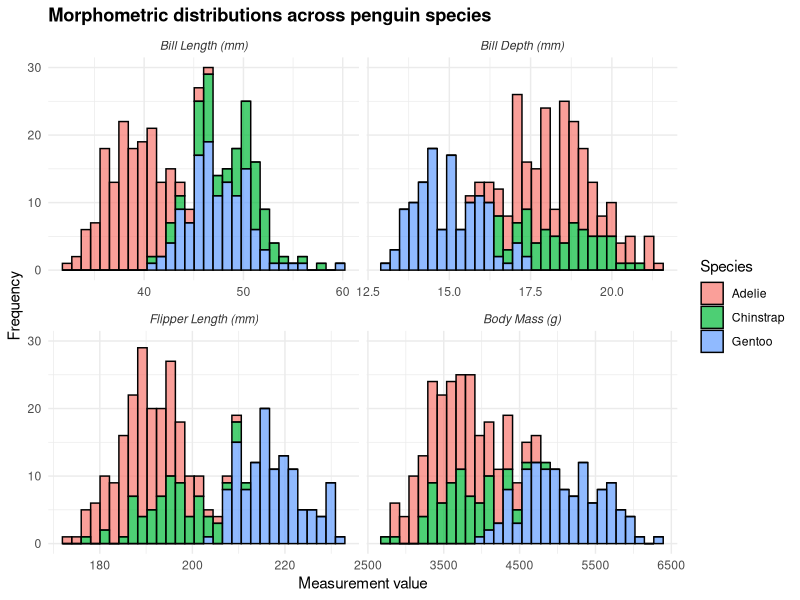

This figure's R source:
## ---- chunk 1
knitr::opts_chunk$set(
  echo = TRUE,
  include = TRUE,
  message = FALSE,
  warning = FALSE)
## ---- chunk 2
#| message: true
#| warning: false
rm(list = ls())
## ---- chunk 3
# in the console:
#   credentials::git_credential_ask()
#   usethis::git_sitrep()

# if error message comes up that default branch is origin when it should be "main", enter this in the console:
#   usethis::git_default_branch_rediscover()

# in the console:
#   usethis::use_git()
#   usethis::use_github()

# in RStudio terminal:
  # git remote add origin https://github.com/katiedyck/MB5370_Module02.git
  # git push -u origin main
  # git push
## ---- chunk 4
library(tidyverse)  # includes `stringr` and `lubridate` packages
library(here)
library(readxl)
library(palmerpenguins)
## ---- chunk 5
#| code-fold: true

table1 <- table1
print(table1)
## ---- chunk 6
#| code-fold: true

table2 <- table2
print(table2)

table3 <- table3
print(table3)
## ---- chunk 7
table1 |> 
  pivot_longer(cols = c("cases", "population"),
               names_to = "case_type",
               values_to = "case_count")
## ---- chunk 8
table2 |> 
  pivot_wider(names_from = "type", values_from = "count")
## ---- chunk 9
billboard <- billboard
billboard
## ---- chunk 10
#| code-fold: true

billboard |> 
  pivot_longer(cols = starts_with("wk"),
               names_to = "week",
               values_to = "rank")
## ---- chunk 11
#| code-fold: true

billboard |> 
  pivot_longer(cols = starts_with("wk"),
               names_to = "week",
               values_to = "rank",
               values_drop_na = TRUE)
## ---- chunk 12
#| code-fold: true

billboard |> 
  pivot_longer(cols = starts_with("wk"),
               names_to = "week",
               values_to = "rank",
               values_drop_na = TRUE,
               names_prefix = "wk") |> 
  mutate(week = as.numeric(week))
## ---- chunk 13
cms_patient_experience <- cms_patient_experience
cms_patient_experience
## ---- chunk 14
#| code-fold: true

cms_patient_experience |> 
  distinct(measure_cd, measure_title)
## ---- chunk 15
#| code-fold: true

cms_patient_experience |> 
  pivot_wider(id_cols = starts_with("org"),   # tells pivot_wider which columns have values that are unique to each row
              names_from = measure_title,
              values_from = prf_rate)
## ---- chunk 16
penguins <- penguins
penguins
## ---- chunk 17
#| code-fold: true

penguins_long <- penguins |> 
  pivot_longer(cols = c(bill_length_mm, bill_depth_mm, flipper_length_mm, body_mass_g),
               names_to = "measurement_type",
               values_to = "value")

penguins_long
## ---- chunk 18
#| code-fold: true

penguins_long |>
  drop_na(value) |>
  mutate(
    # Create a new factor variable with desired labels for facets
    measurement_type_labeled = factor(measurement_type,
      levels = c(
        "bill_length_mm", "bill_depth_mm",
        "flipper_length_mm", "body_mass_g"
      ),
      labels = c(
        "Bill Length (mm)", "Bill Depth (mm)",
        "Flipper Length (mm)", "Body Mass (g)"
      )
    )
  ) |>
  ggplot(aes(x = value, fill = species)) +
  geom_histogram(bins = 30, alpha = 0.7, colour = "black") +
  # Use the new labeled variable for faceting
  facet_wrap(~ measurement_type_labeled, scales = "free_x") +
  theme_minimal() +
  labs(
    title = "Morphometric distributions across penguin species",
    x = "Measurement value",
    y = "Frequency"
  ) +
  theme(
    plot.title = element_text(face = "bold"),
    strip.text = element_text(face = "italic", colour = "grey20")
  ) +
  scale_fill_discrete(name = "Species")
## ---- chunk 19
#| code-fold: true

mass_summary <- penguins |> 
  drop_na(body_mass_g) |> 
  group_by(species, island) |> 
  summarise(mean_mass = mean(body_mass_g))

mass_summary
## ---- chunk 20
#| code-fold: true

mass_matrix <- mass_summary |> 
  pivot_wider(names_from = island,     # which column provides new column headers
              values_from = mean_mass)   # which columns provides values to fill new columns

mass_matrix
# NA values mean no penguins of that species were found on that island
## ---- chunk 21
table3
## ---- chunk 22
#| code-fold: true

table3 |> 
  separate(rate, into = c("cases", "population"))
## ---- chunk 23
#| output: false
#| code-fold: true

table3 |> 
  separate(rate, into = c("cases", "population"), sep = "/")
# gives the same output as the previous code chunk
## ---- chunk 24
table3 |> 
  separate(rate, into = c("cases", "population"), sep = "/") |> 
  mutate(cases = as.numeric(cases),
         population = as.numeric(population))

# OR

table3 |> 
  separate(rate, into = c("cases", "population"), sep = "/", convert = TRUE)
## ---- chunk 25
#| code-fold: true

table3 |> 
  separate(year, into = c("century", "year"), sep = 2)
## ---- chunk 26
table5
## ---- chunk 27
#| code-fold: true

table5 |> 
  unite(new, century, year, sep = "")   # no separator - default is "_"
## ---- chunk 28
# Very messy data frame of field sites
messy_sites <- tibble(
  site_id = c(" Nelly Bay", "nelly_bay", "NELLY BAY", " Geoffrey_Bay ", "geoffrey bay")
)
print(messy_sites)
## ---- chunk 29
#| code-fold: true

# Using stringr within mutate to standardize the text
clean_sites <- messy_sites |>
  mutate(
    # 1. Convert everything to lowercase
    site_clean = str_to_lower(site_id),
    # 2. Replace any spaces with underscores
    site_clean = str_replace_all(site_clean, pattern = " ", replacement = "_"),
    # 3. Trim any leading or trailing whitespace (invisible spaces at the ends)
    site_clean = str_trim(site_clean),
    # 4. Remove any trailing or leading underscores
    site_clean = str_replace_all(site_clean, pattern = "^_+|_+$", replacement = ""),
    # 5. Replace underscores with spaces
    site_clean = str_replace_all(site_clean, pattern = "_", replacement = " "),
    # 6. Convert to title case (first letter of each word capitalized)
    site_clean = str_to_title(site_clean)
  )

print(clean_sites)
## ---- chunk 30
date_1 <- dmy("25/12/2026")
date_2 <- ymd("2026-12-25")

# R now recognizes these as identical Date objects
date_1 == date_2
## ---- chunk 31
# A tibble of raw sensor data with a messy character timestamp
sensor_data <- tibble(
  raw_time = c("14-05-2026 08:30:00", "14-05-2026 08:45:00", "14-05-2026 09:00:00"),
  temperature = c(24.5, 24.6, 24.4)
)

# Converting character strings to true POSIXct datetime objects
sensor_clean <- sensor_data |>
  mutate(
    true_time = dmy_hms(raw_time)
  )

print(sensor_clean)
## ---- chunk 32
#| code-fold: true

# Table 1: Biological observation data
observations <- tibble(
  site_code = c("NB", "GB", "MI", "NB", "HB"),
  species = c("Trout", "Snapper", "Trout", "Cod", "Trout"),
  count = c(5, 2, 1, 3, 8)
)

print(observations)

# Table 2: Spatial metadata
site_metadata <- tibble(
  site_code = c("NB", "GB", "MI", "RP", "WP"),
  zone = c("Marine National Park", "Conservation Park", "Habitat Protection", "General Use", "Other Use"),
  lat = c(-19.16, -19.15, -19.14, -19.12, -19.11)
)

print(site_metadata)
## ---- chunk 33
#| code-fold: true

joined_data <- observations |> 
  left_join(site_metadata, by = join_by(site_code))

print(joined_data)
## ---- chunk 34
#| code-fold: true

matched_data <- observations |>
  inner_join(site_metadata, by = join_by(site_code))

print(matched_data)
## ---- chunk 35
#| code-fold: true

# Which observations are missing from our metadata dictionary?
missing_context <- observations |>
  anti_join(site_metadata, by = join_by(site_code))

print(missing_context)
## ---- chunk 36
# Raw data from an old temperature logger
logger_data <- tibble(
  depth_m = c(10, 20, 30, 40),
  temp_c = c(24.5, 24.1, -999, 23.5)) # -999 is a known sensor error code

# Convert the -999 error codes to true NA values
fixed_logger <- logger_data |>
  mutate(temp_c = na_if(temp_c, -999))

print(fixed_logger)
